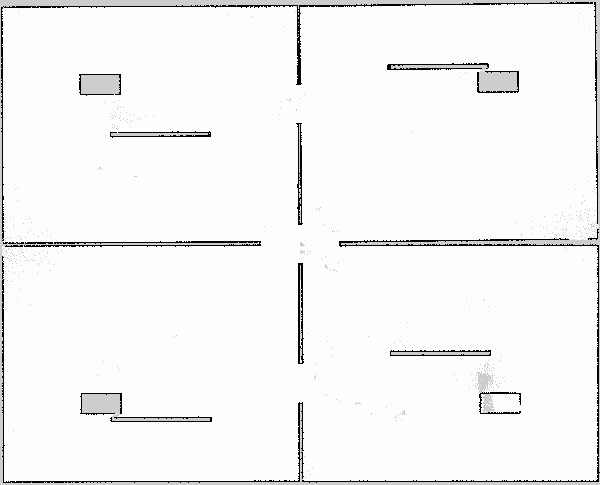
#> input picture src/ur3_4040_urdf/maps/my_capstone_map.pgm, 600 x 485 px
$ python clean_map.py ../maps/my_capstone_map.pgm
#> lines starting #> are read from the running program, lines starting #| are printed output that depends on the picture
#!/usr/bin/env python3
"""
SLAM으로 저장한 occupancy grid (.pgm)에서 isolated stale obstacle 군집 제거.

큰 군집(벽)은 보존, 작은 군집(lidar self-hit, noise 잔재)만 free로 변환.

Usage:
  ros2 run ur3_4040_urdf clean_map.py <input.pgm> [-t 20] [-o output.pgm] [--no-backup]

Examples:
  # 기존 파일 덮어쓰기 (자동 .bak 생성)
  ros2 run ur3_4040_urdf clean_map.py ~/ur3/src/ur3_4040_urdf/maps/my_capstone_map.pgm

  # 다른 파일로 출력
  ros2 run ur3_4040_urdf clean_map.py input.pgm -o cleaned.pgm

  # threshold 변경 (10 픽셀 미만 군집만 제거 = 더 보수적)
  ros2 run ur3_4040_urdf clean_map.py input.pgm -t 10
"""
import argparse
import os
import shutil
import sys

import cv2
import numpy as np


def main():
    parser = argparse.ArgumentParser(
        description="SLAM saved map의 isolated stale obstacle 군집 제거",
        formatter_class=argparse.RawDescriptionHelpFormatter,
        epilog="큰 군집(벽)은 보존, 작은 군집만 free로 변환합니다.",
    )
    parser.add_argument("input", help="입력 pgm 파일 경로")
    parser.add_argument(
        "-o", "--output", default=None,
        help="출력 pgm 경로 (생략 시 input 덮어쓰기 + .bak 백업)",
    )
    parser.add_argument(
        "-t", "--threshold", type=int, default=20,
        help="이 픽셀 수 미만의 occupied 군집을 free로 변환 (default 20)",
    )
    parser.add_argument(
        "--no-backup", action="store_true",
        help="input 덮어쓸 때 .bak 백업 생성 안 함",
    )
    args = parser.parse_args()

    if not os.path.isfile(args.input):
        sys.exit(f"[ERROR] 입력 파일 없음: {args.input}")

    output = args.output if args.output else args.input
    overwriting = (os.path.abspath(output) == os.path.abspath(args.input))

    img = cv2.imread(args.input, cv2.IMREAD_UNCHANGED)
#> img is the input picture: shape (485, 600); min 0, max 254, mean 245.6
    if img is None:
        sys.exit(f"[ERROR] 이미지 읽기 실패: {args.input}")
    if img.dtype != np.uint8:
        sys.exit(f"[ERROR] 8-bit greyscale 아님: dtype={img.dtype}")

    h, w = img.shape
#> h = 485; w = 600
    print(f"입력: {args.input} ({w}x{h})")
#| 입력: ../maps/my_capstone_map.pgm (600x485)

    occupied_mask = (img < 50).astype(np.uint8)
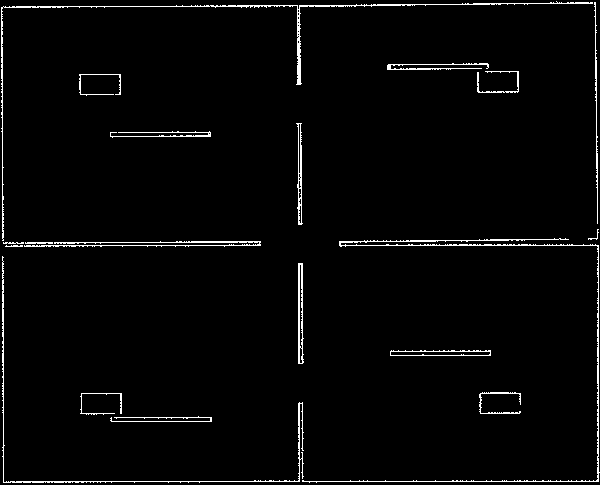
#> occupied_mask: shape (485, 600); values 0 (black) and 1 (white), 2.5% white in thin lines or dots
    num_labels, labels, stats, _ = cv2.connectedComponentsWithStats(
        occupied_mask, connectivity=8
    )
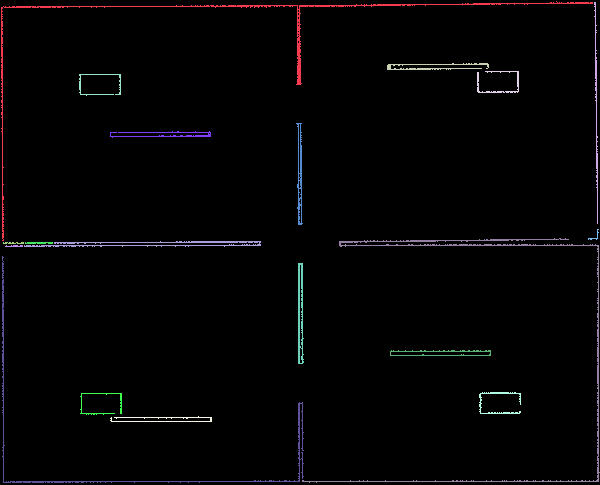
#> labels: shape (485, 600) int32; 20 distinct labels, from 0 to 19; one colour per label, 0 black
#> num_labels = 20; stats = 20 rows, first 6: [0, 0, 600, 485, 283813], [1, 1, 592, 240, 1460], [594, 2, 4, 222, 298], [387, 63, 102, 7, 280], [477, 71, 42, 22, 177], [79, 74, 42, 22, 145]
    n_clusters = num_labels - 1
#> n_clusters = 19
    sizes = [stats[i, cv2.CC_STAT_AREA] for i in range(1, num_labels)]
#> sizes = [1460, 298, 280, 177, 145, 298, 249, 25, 1428, 608, 32, 52, 28, 933, 380, 248, 142, 184, 220]
    print(f"  occupied 군집: {n_clusters}개")
#|   occupied 군집: 19개
    if sizes:
        sizes_sorted = sorted(sizes)
#> sizes_sorted = [25, 28, 32, 52, 142, 145, 177, 184, 220, 248, 249, 280, 298, 298, 380, 608, 933, 1428, 1460]
        print(
            f"  크기 분포: min={sizes_sorted[0]}, "
            f"median={sizes_sorted[len(sizes_sorted)//2]}, "
            f"max={sizes_sorted[-1]}"
        )
#|   크기 분포: min=25, median=248, max=1460

    clean = img.copy()
    removed_clusters, removed_pixels = 0, 0
    for i in range(1, num_labels):
        size = stats[i, cv2.CC_STAT_AREA]
        if size < args.threshold:
            clean[labels == i] = 254  # free (white)
            removed_clusters += 1
            removed_pixels += size
#> this loop made 19 passes
#> size on passes 1 to 12: 1460, 298, 280, 177, 145, 298, 249, 25, 1428, 608, 32, 52
#> after the loop, removed_clusters = 0; removed_pixels = 0

    print(f"제거: {removed_clusters}개 군집 ({removed_pixels} 픽셀, threshold < {args.threshold})")
#| 제거: 0개 군집 (0 픽셀, threshold < 20)
    print(f"보존: {n_clusters - removed_clusters}개 군집 (벽 등 큰 군집)")
#| 보존: 19개 군집 (벽 등 큰 군집)

    if overwriting and not args.no_backup:
        bak = args.input + ".bak"
        shutil.copy2(args.input, bak)
        print(f"백업: {bak}")

    cv2.imwrite(output, clean)
    print(f"저장: {output}")


if __name__ == "__main__":
    main()
